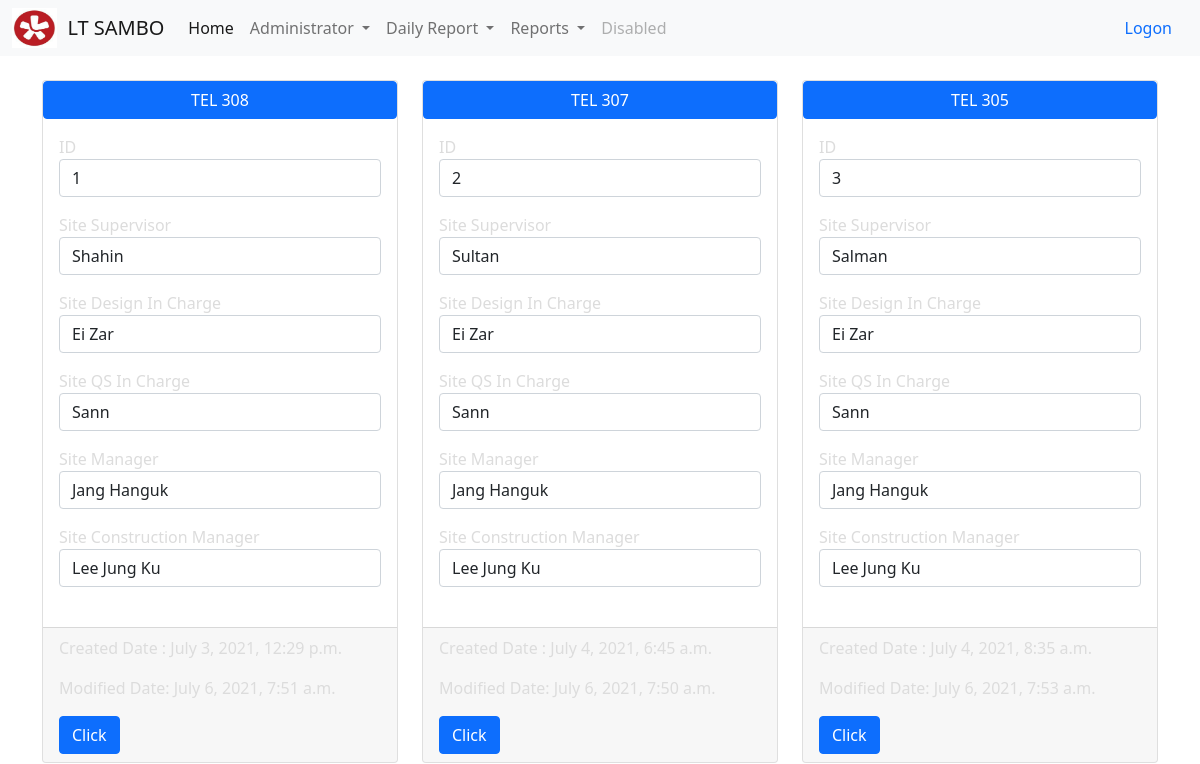
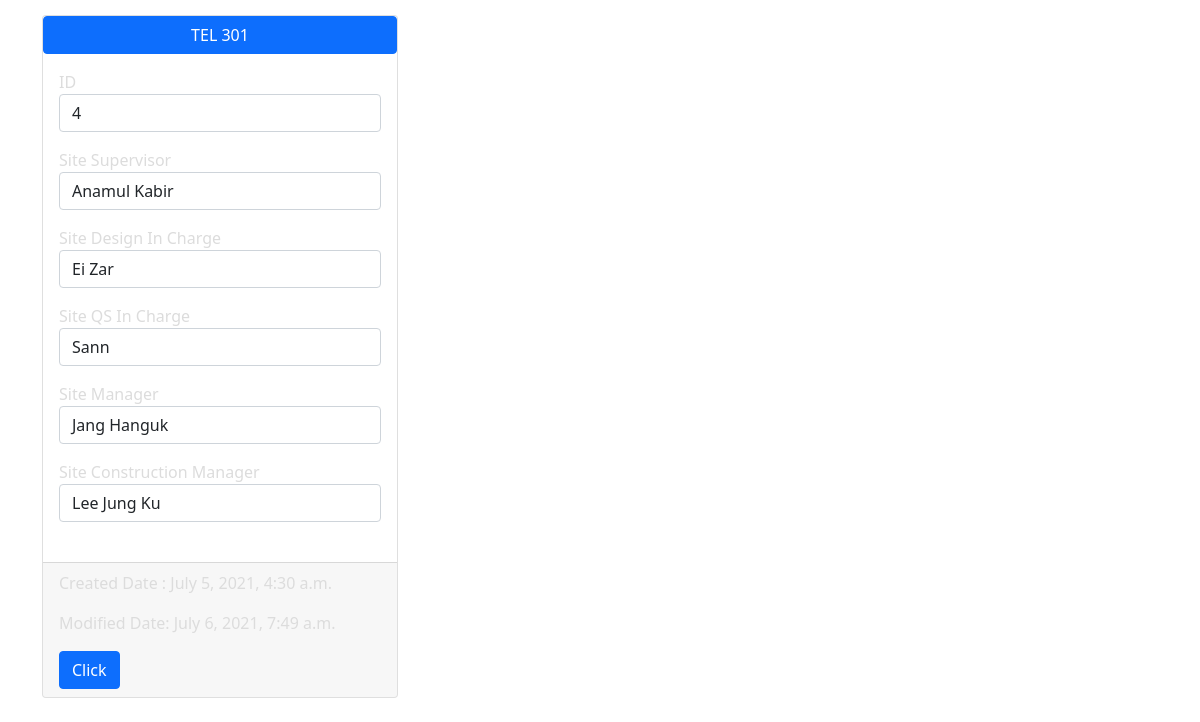
Page /wv_main/submit_work_volume on the earlier database version (2 pictures, top to bottom).
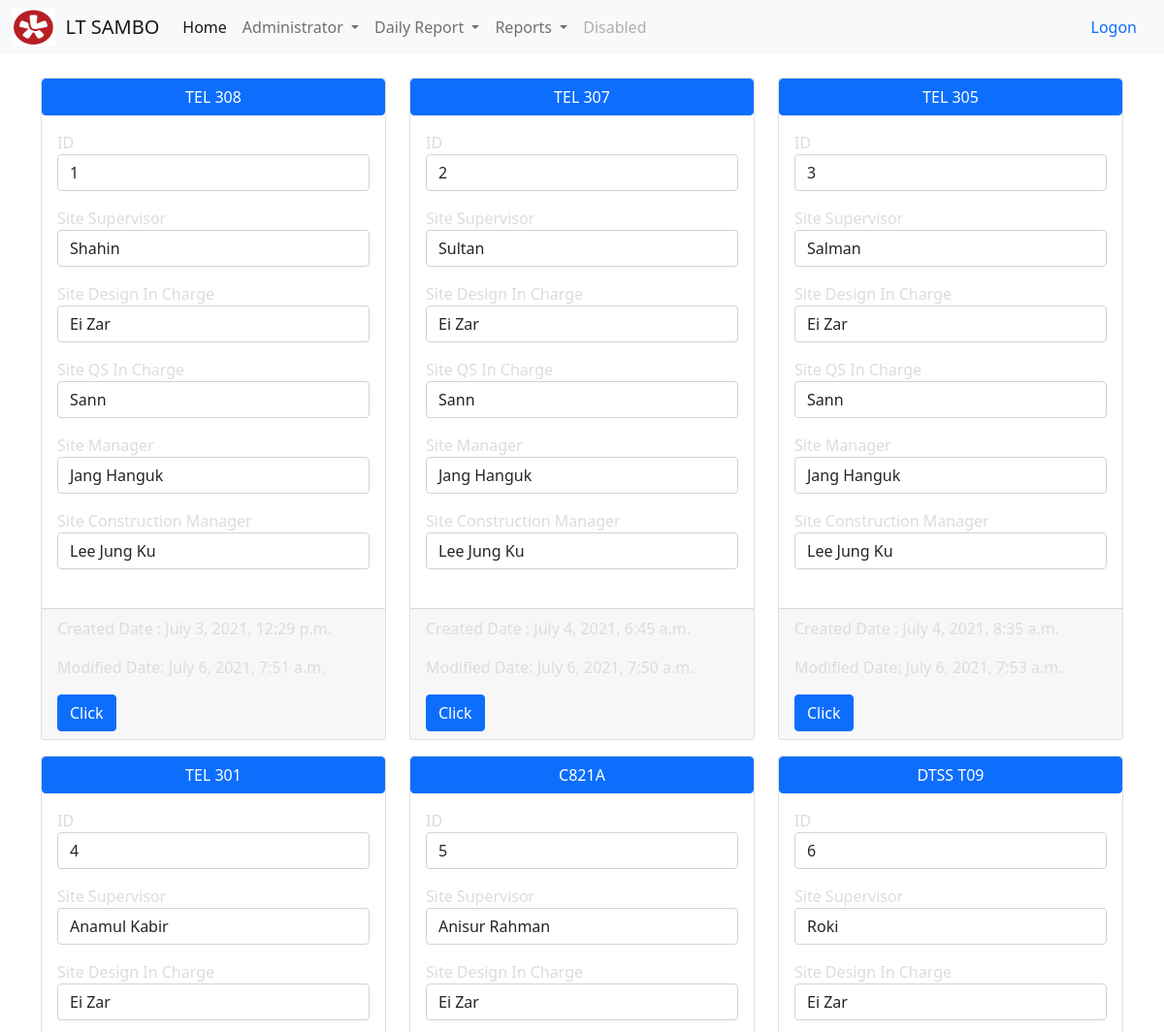
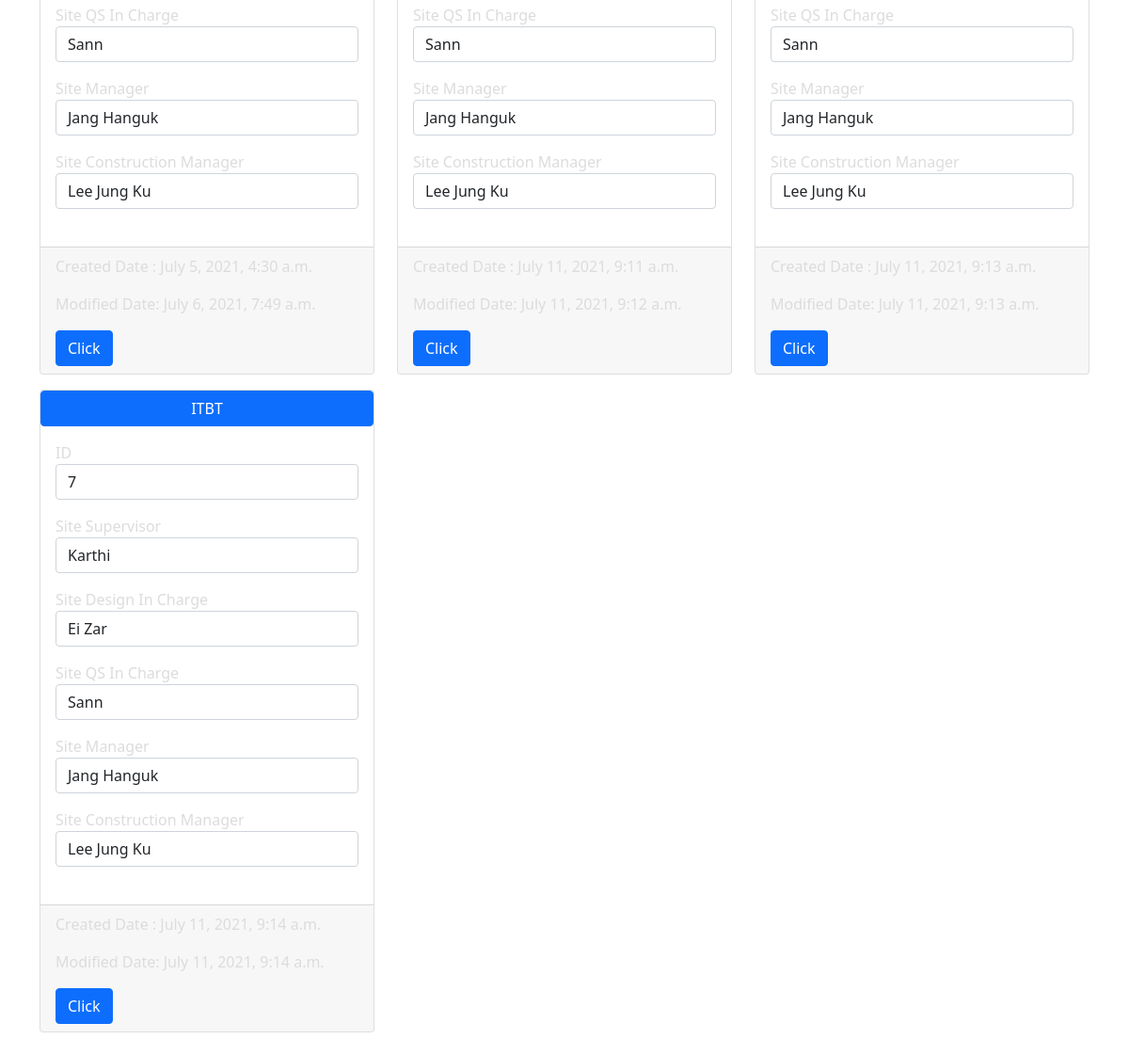
Same page on the later database version (2 pictures, top to bottom).
### todo_list/models.py (models this page shows, shortened)
class WV_Main(models.Model):
    CD_Site = models.CharField(max_length=200)
    TX_Site_Supervisor = models.CharField(max_length=200)
    TX_Site_In_charge_Design = models.CharField(max_length=200)
    TX_Site_In_charge_QS = models.CharField(max_length=200)
    TX_Site_Manager = models.CharField(max_length=200)
    TX_Construction_Manager = models.CharField(max_length=200)
    created_date = models.DateTimeField(auto_now_add=True)
    modified_date = models.DateTimeField(auto_now=True)
    Is_Active = models.BooleanField(default=True)

### todo_list/views.py (the view)
# urls.py: path('wv_main/submit_work_volume',views.submit_work_volume, name='submit_work_volume'),
def submit_work_volume(request):
    wv_main_items = WV_Main.objects.all
    return render(request, 'submission/wv_submit_report.html', {'wv_main_items': wv_main_items})

### todo_list/templates/submission/wv_submit_report.html (shortened to what this page needs)
{% extends 'base.html' %}
{% load static %}
{% block content %}
<div class="container">
    {%if wv_main_items %}
    <div class="row mb3">
      {% for things in wv_main_items %}
      <div class="col-md-4 mb-3">
        <div class="card h-100">
          <a href="{% url 'wv_daily_submission' things.id %}" class="btn btn-primary">{{ things.CD_Site }}</a>
          <div class="card-body">
              <label>ID</label><p class="card-text form-control">{{ things.id }}</p>
              <label>Site Supervisor</label><p class="card-text form-control">{{ things.TX_Site_Supervisor }}</p>
              <label>Site Design In Charge</label><p class="card-text form-control">{{ things.TX_Site_In_charge_Design }}</p>
              <label>Site QS In Charge</label><p class="card-text form-control">{{ things.TX_Site_In_charge_QS }}</p>
              <label>Site Manager</label><p class="card-text form-control">{{ things.TX_Site_Manager }}</p>
              <label>Site Construction Manager</label><p class="card-text form-control">{{ things.TX_Construction_Manager }}</p>
          </div>
          <div class="card-footer">
              <p class="card-text">Created Date : {{ things.created_date }}</p>
              <p class="card-text">Modified Date: {{ things.modified_date }}</p>
            <a href="{% url 'wv_daily_submission' things.id %}" class="btn btn-primary">Click</a>
          </div>
        </div>
          <br>
      </div>
        {% endfor %}
    </div>
   {% endif %}
</div>
{% endblock %}

### todo_list/templates/base.html (shortened to what this page needs)
{% load static %}
<!doctype html>
<html lang="en">
  <head>
    <link href="https://cdn.jsdelivr.net/npm/bootstrap@5.0.1/dist/css/bootstrap.min.css" rel="stylesheet">
    <link rel="stylesheet" href="{% static 'css/my_style.css' %}">
  </head>
  <body>
  <nav class="navbar navbar-expand-lg navbar-light bg-light">
  <div class="container-fluid">
    <a href = "http://www.ltsambo.com/"><img  src= "{% static 'images/logo.png' %}"  alt="LT Sambo" width = "45" height = "40"> </a>
    <a class="navbar-brand" href="/"> &nbsp;  LT SAMBO</a>
    <div class="collapse navbar-collapse" id="navbarSupportedContent">
      <ul class="navbar-nav me-auto mb-2 mb-lg-0">
        <li class="nav-item">
          <a class="nav-link active" aria-current="page" href="/">Home</a>
        </li>
        <li class="nav-item dropdown">
          <a class="nav-link dropdown-toggle" href="#" id="navbarDropdown" role="button" data-bs-toggle="dropdown" aria-expanded="false">
            Administrator
          </a>
        </li>
        <li class="nav-item dropdown">
          <a class="nav-link dropdown-toggle" href="#" role="button" data-bs-toggle="dropdown" aria-expanded="false">
            Daily Report
          </a>
        </li>
        <li class="nav-item dropdown">
          <a class="nav-link dropdown-toggle" href="#" role="button" data-bs-toggle="dropdown" aria-expanded="false">
            Reports
          </a>
        </li>
        <li class="nav-item">
          <a class="nav-link disabled" href="#" tabindex="-1" aria-disabled="true">Disabled</a>
        </li>
      </ul>
      <form class="d-flex" >
        {% if user.is_authenticated %}
        <button class="btn btn-link px-3 me-2"><a href="{% url 'logout' %}">
          Logout </a>
        </button>
        {% else %}
        <a class="nav-link" href="{% url 'logon' %}">Logon</a>
        {% endif %}
      </form>
    </div>
  </div>
</nav>
    <br>
  <div class="container">
    <div class="row" style="color:#dcdcdc;">
        {% block content %}
        {% endblock %}
    </div>
  </div>
  </body>
</html>

Differences in the rows shown:
added WV_Main: CD_Site "C821A", id "5", TX_Site_Supervisor "Anisur Rahman", TX_Site_In_charge_Design "Ei Zar", TX_Site_In_charge_QS "Sann", TX_Site_Manager "Jang Hanguk", TX_Construction_Manager "Lee Jung Ku", created_date "July 11, 2021, 9:11 a.m.", modified_date "July 11, 2021, 9:12 a.m."
added WV_Main: CD_Site "DTSS T09", id "6", TX_Site_Supervisor "Roki", TX_Site_In_charge_Design "Ei Zar", TX_Site_In_charge_QS "Sann", TX_Site_Manager "Jang Hanguk", TX_Construction_Manager "Lee Jung Ku", created_date "July 11, 2021, 9:13 a.m.", modified_date "July 11, 2021, 9:13 a.m."
added WV_Main: CD_Site "ITBT", id "7", TX_Site_Supervisor "Karthi", TX_Site_In_charge_Design "Ei Zar", TX_Site_In_charge_QS "Sann", TX_Site_Manager "Jang Hanguk", TX_Construction_Manager "Lee Jung Ku", created_date "July 11, 2021, 9:14 a.m.", modified_date "July 11, 2021, 9:14 a.m."
